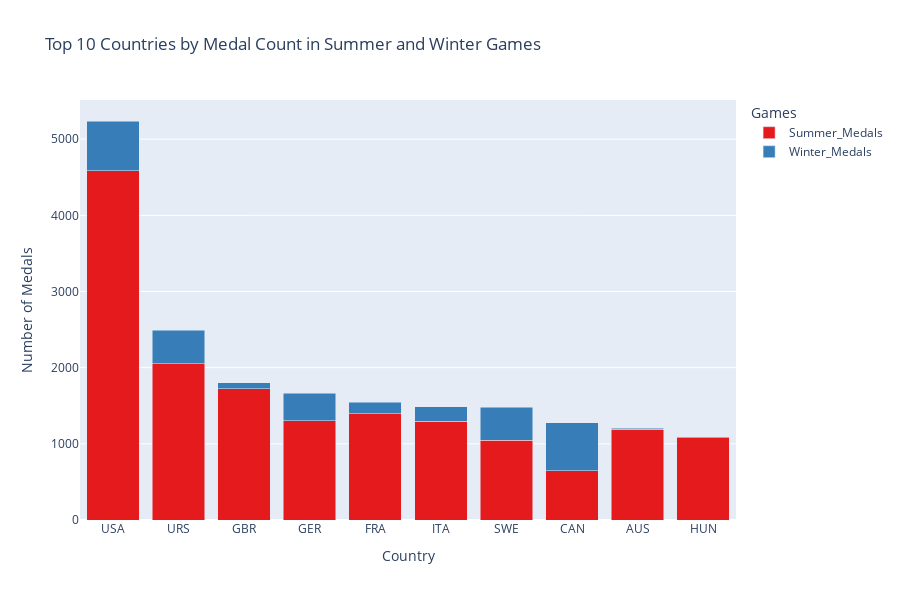
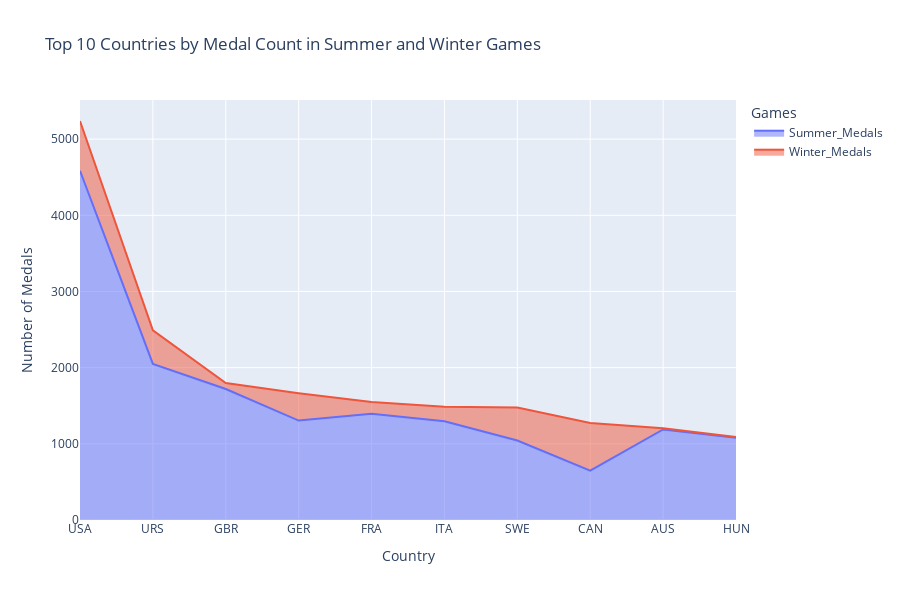

Notebook code for these charts, in order:
### Markdown cell above
## 8. Summer Games Vs. Winter Games (Does Geographical Location Matter?)

### Code cell
# Aggregate medal counts for Summer and Winter Games
summer_medal_counts = summer_df.groupby('Country')['Medal'].count().reset_index()
summer_medal_counts.rename(columns={'Medal': 'Summer_Medals'}, inplace=True)

winter_medal_counts = winter_df.groupby('Country')['Medal'].count().reset_index()
winter_medal_counts.rename(columns={'Medal': 'Winter_Medals'}, inplace=True)

# Merge the two dataframes on the 'Country' column
summer_winter_medal_counts = pd.merge(summer_medal_counts, winter_medal_counts, on='Country', how='outer').fillna(0)
summer_winter_medal_counts['Total_Medals'] = summer_winter_medal_counts['Summer_Medals'] + summer_winter_medal_counts['Winter_Medals']

# Display the top 10 countries with the most medals in both Summer and Winter Games
top_10_countries_summer_winter = summer_winter_medal_counts.sort_values('Total_Medals', ascending=False).head(10)
display(top_10_countries_summer_winter)

# Plot the comparison using plotly
fig = px.bar(
    top_10_countries_summer_winter,
    x='Country',
    y=['Summer_Medals', 'Winter_Medals'],
    title='Top 10 Countries by Medal Count in Summer and Winter Games',
    labels={'value': 'Number of Medals', 'variable': 'Games'},
    barmode='stack',
    height=600,
    color_discrete_sequence=px.colors.qualitative.Set1
)

fig.show()
fig = px.area(
    top_10_countries_summer_winter,
    x='Country',
    y=['Summer_Medals', 'Winter_Medals'],
    title='Top 10 Countries by Medal Count in Summer and Winter Games',
    labels={'value': 'Number of Medals', 'variable': 'Games'},
    height=600
)

fig.show()

### Figure 1 — Plotly figure (JSON) as saved in the notebook; plotly's stock layout.template omitted (floating-point values rounded to 4 significant figures)
{"data": [{"alignmentgroup": "True", "hovertemplate": "Games=Summer_Medals<br>Country=%{x}<br>Number of Medals=%{y}<extra></extra>", "legendgroup": "Summer_Medals", "marker": {"color": "rgb(228,26,28)", "pattern": {"shape": ""}}, "name": "Summer_Medals", "offsetgroup": "Summer_Medals", "orientation": "v", "showlegend": true, "textposition": "auto", "type": "bar", "x": ["USA", "URS", "GBR", "GER", "FRA", "ITA", "SWE", "CAN", "AUS", "HUN"], "xaxis": "x", "y": [4585, 2049, 1720, 1305, 1396, 1296, 1044, 649, 1189, 1079], "yaxis": "y"}, {"alignmentgroup": "True", "hovertemplate": "Games=Winter_Medals<br>Country=%{x}<br>Number of Medals=%{y}<extra></extra>", "legendgroup": "Winter_Medals", "marker": {"color": "rgb(55,126,184)", "pattern": {"shape": ""}}, "name": "Winter_Medals", "offsetgroup": "Winter_Medals", "orientation": "v", "showlegend": true, "textposition": "auto", "type": "bar", "x": ["USA", "URS", "GBR", "GER", "FRA", "ITA", "SWE", "CAN", "AUS", "HUN"], "xaxis": "x", "y": [653, 440, 79, 360, 152, 192, 433, 625, 15, 12], "yaxis": "y"}], "layout": {"barmode": "stack", "height": 600, "legend": {"title": {"text": "Games"}, "tracegroupgap": 0}, "title": {"text": "Top 10 Countries by Medal Count in Summer and Winter Games"}, "xaxis": {"anchor": "y", "domain": [0, 1], "title": {"text": "Country"}}, "yaxis": {"anchor": "x", "domain": [0, 1], "title": {"text": "Number of Medals"}}}}

### Figure 2 — Plotly figure (JSON) as saved in the notebook; plotly's stock layout.template omitted (floating-point values rounded to 4 significant figures)
{"data": [{"fillpattern": {"shape": ""}, "hovertemplate": "Games=Summer_Medals<br>Country=%{x}<br>Number of Medals=%{y}<extra></extra>", "legendgroup": "Summer_Medals", "line": {"color": "#636efa"}, "marker": {"symbol": "circle"}, "mode": "lines", "name": "Summer_Medals", "orientation": "v", "showlegend": true, "stackgroup": "1", "type": "scatter", "x": ["USA", "URS", "GBR", "GER", "FRA", "ITA", "SWE", "CAN", "AUS", "HUN"], "xaxis": "x", "y": [4585, 2049, 1720, 1305, 1396, 1296, 1044, 649, 1189, 1079], "yaxis": "y"}, {"fillpattern": {"shape": ""}, "hovertemplate": "Games=Winter_Medals<br>Country=%{x}<br>Number of Medals=%{y}<extra></extra>", "legendgroup": "Winter_Medals", "line": {"color": "#EF553B"}, "marker": {"symbol": "circle"}, "mode": "lines", "name": "Winter_Medals", "orientation": "v", "showlegend": true, "stackgroup": "1", "type": "scatter", "x": ["USA", "URS", "GBR", "GER", "FRA", "ITA", "SWE", "CAN", "AUS", "HUN"], "xaxis": "x", "y": [653, 440, 79, 360, 152, 192, 433, 625, 15, 12], "yaxis": "y"}], "layout": {"height": 600, "legend": {"title": {"text": "Games"}, "tracegroupgap": 0}, "title": {"text": "Top 10 Countries by Medal Count in Summer and Winter Games"}, "xaxis": {"anchor": "y", "domain": [0, 1], "title": {"text": "Country"}}, "yaxis": {"anchor": "x", "domain": [0, 1], "title": {"text": "Number of Medals"}}}}
